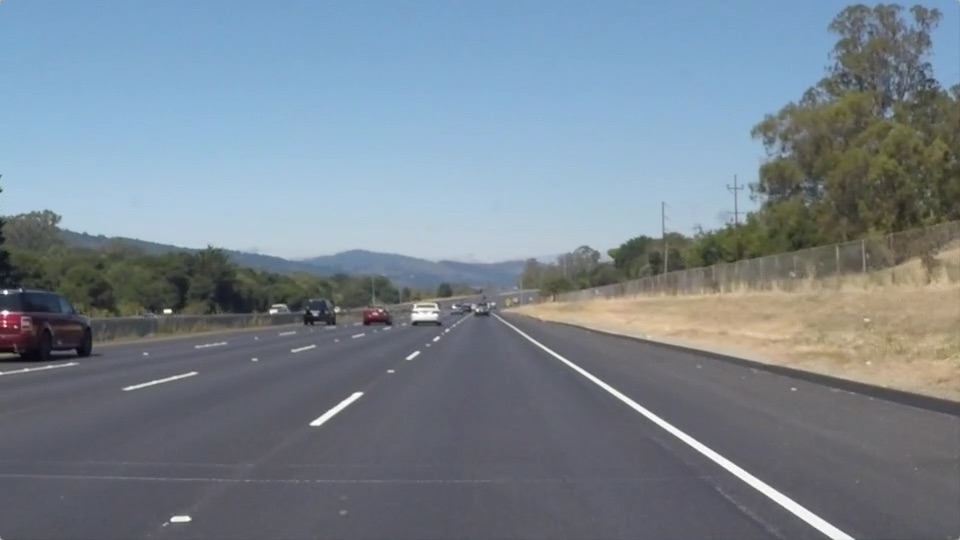
#> input picture Projects/LaneLines/test_images/solidWhiteRight.jpg, 960 x 540 px
$ python -i P1.py   (imports and definitions only)
#> lines starting #> are read from the running program, lines starting #| are printed output that depends on the picture; after the words box and inside, x2 and y2 are one past the last pixel; in counts of white or black regions, pixels touching at a corner belong together

# coding: utf-8

# # **Finding Lane Lines on the Road**
# ***
# In this project, you will use the tools you learned about in the lesson to identify lane lines on the road.  You can develop your pipeline on a series of individual images, and later apply the result to a video stream (really just a series of images). Check out the video clip "raw-lines-example.mp4" (also contained in this repository) to see what the output should look like after using the helper functions below.
#
# Once you have a result that looks roughly like "raw-lines-example.mp4", you'll need to get creative and try to average and/or extrapolate the line segments you've detected to map out the full extent of the lane lines.  You can see an example of the result you're going for in the video "P1_example.mp4".  Ultimately, you would like to draw just one line for the left side of the lane, and one for the right.
#
# ---
# Let's have a look at our first image called 'test_images/solidWhiteRight.jpg'.  Run the 2 cells below (hit Shift-Enter or the "play" button above) to display the image.
#
# **Note** If, at any point, you encounter frozen display windows or other confounding issues, you can always start again with a clean slate by going to the "Kernel" menu above and selecting "Restart & Clear Output".
#
# ---

# **The tools you have are color selection, region of interest selection, grayscaling, Gaussian smoothing, Canny Edge Detection and Hough Tranform line detection.  You  are also free to explore and try other techniques that were not presented in the lesson.  Your goal is piece together a pipeline to detect the line segments in the image, then average/extrapolate them and draw them onto the image for display (as below).  Once you have a working pipeline, try it out on the video stream below.**
#
# ---
#
# <figure>
#  <img src="line-segments-example.jpg" width="380" alt="Combined Image" />
#  <figcaption>
#  <p></p>
#  <p style="text-align: center;"> Your output should look something like this (above) after detecting line segments using the helper functions below </p>
#  </figcaption>
# </figure>
#  <p></p>
# <figure>
#  <img src="laneLines_thirdPass.jpg" width="380" alt="Combined Image" />
#  <figcaption>
#  <p></p>
#  <p style="text-align: center;"> Your goal is to connect/average/extrapolate line segments to get output like this</p>
#  </figcaption>
# </figure>

# In[49]:

#importing some useful packages
import matplotlib.pyplot as plt
import matplotlib.image as mpimg
import numpy as np
import cv2
# [10 lines not run here, left out]


# **Some OpenCV functions (beyond those introduced in the lesson) that might be useful for this project are:**
#
# `cv2.inRange()` for color selection
# `cv2.fillPoly()` for regions selection
# `cv2.line()` to draw lines on an image given endpoints
# `cv2.addWeighted()` to coadd / overlay two images
# `cv2.cvtColor()` to grayscale or change color
# `cv2.imwrite()` to output images to file
# `cv2.bitwise_and()` to apply a mask to an image
#
# **Check out the OpenCV documentation to learn about these and discover even more awesome functionality!**

# Below are some helper functions to help get you started. They should look familiar from the lesson!

# In[51]:

import math

def grayscale(img):
    """Applies the Grayscale transform
    This will return an image with only one color channel
    but NOTE: to see the returned image as grayscale
    you should call plt.imshow(gray, cmap='gray')"""
    return cv2.cvtColor(img, cv2.COLOR_RGB2GRAY)
    # Or use BGR2GRAY if you read an image with cv2.imread()
    # return cv2.cvtColor(img, cv2.COLOR_BGR2GRAY)

def hsv_transform(img):
    """Applies HSV transform to extract yellow and white color channels."""
    hsv = cv2.cvtColor(img, cv2.COLOR_RGB2HSV)
#> hsv: shape (540, 960, 3); mean H, S, V 95, 51.9, 149.2
    # Define range for yellow channel.
    yellow = np.uint8([[[232,200,117]]])
    yellow_hsv = cv2.cvtColor(yellow, cv2.COLOR_RGB2HSV)
    lower_yellow = np.array([yellow_hsv[0][0][0]-30, 100, 100])
    upper_yellow = np.array([yellow_hsv[0][0][0]+30, 255, 255])
    # Threshold the image to get only yellow values.
    yellow_mask = cv2.inRange(hsv, lower_yellow, upper_yellow)
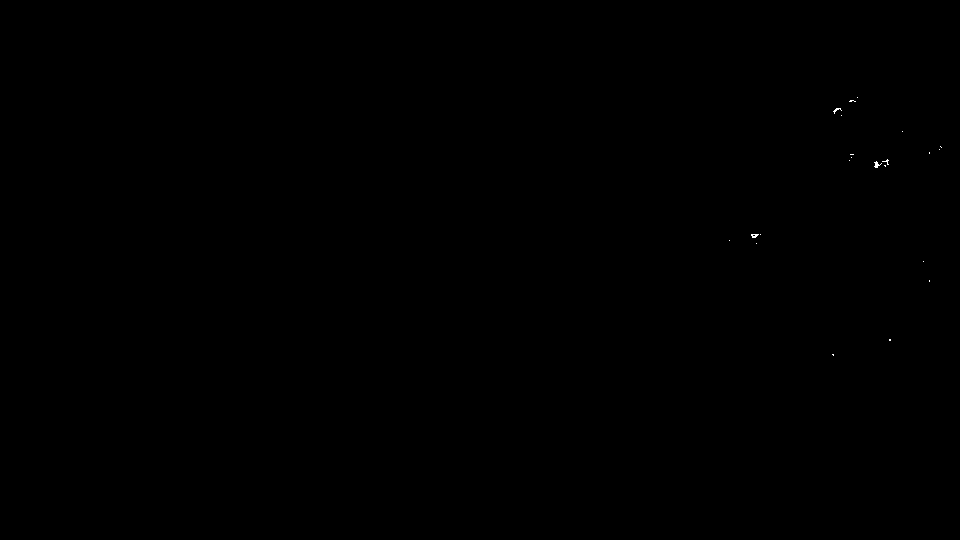
#> yellow_mask: shape (540, 960); 0.02% white in thin lines or dots, all inside (x1, y1, x2, y2) = (729, 97, 942, 356)
    # Define range for white channel.
    lower_white = np.array([0, 0, 200])
    upper_white = np.array([255, 255, 255])
    # Threshold the image to get only white values.
    white_mask = cv2.inRange(hsv, lower_white, upper_white)
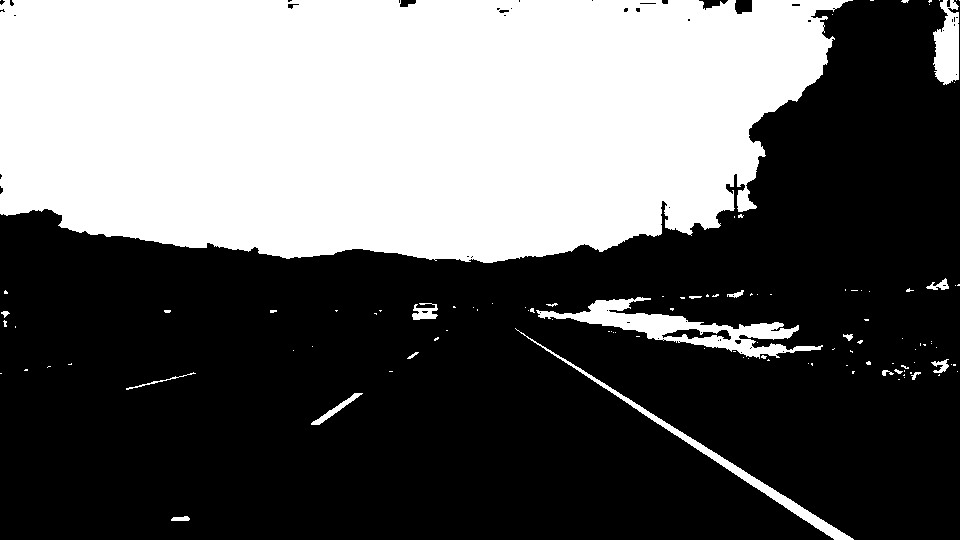
#> white_mask: shape (540, 960); 38.6% white; 111 white regions (92 under 20 px), largest, box (x1, y1, x2, y2) and area: (0, 0, 853, 263) 189578, (536, 297, 823, 359) 4900, (515, 328, 854, 540) 2389
    # Bitwise OR the masks
    mask = cv2.bitwise_or(yellow_mask, white_mask)
    # Bitwise AND mask with original image
    res = cv2.bitwise_and(img, img, mask=mask)
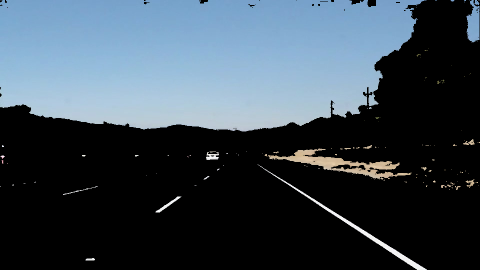
#> res: shape (540, 960, 3) (shown at 1/2 size); mean R, G, B 58.2, 70.9, 81.5
#> in grayscale, `return cv2.cvtColor(img, cv2.COLOR_RGB2GRAY)`:
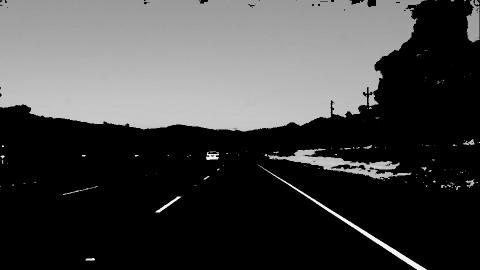
#> returned value: shape (540, 960) (shown at 1/2 size); min 0, max 255, mean 68.3
    return res

def canny(img, low_threshold, high_threshold):
    """Applies the Canny transform"""
#> called with low_threshold = 40, high_threshold = 100
    return cv2.Canny(img, low_threshold, high_threshold)
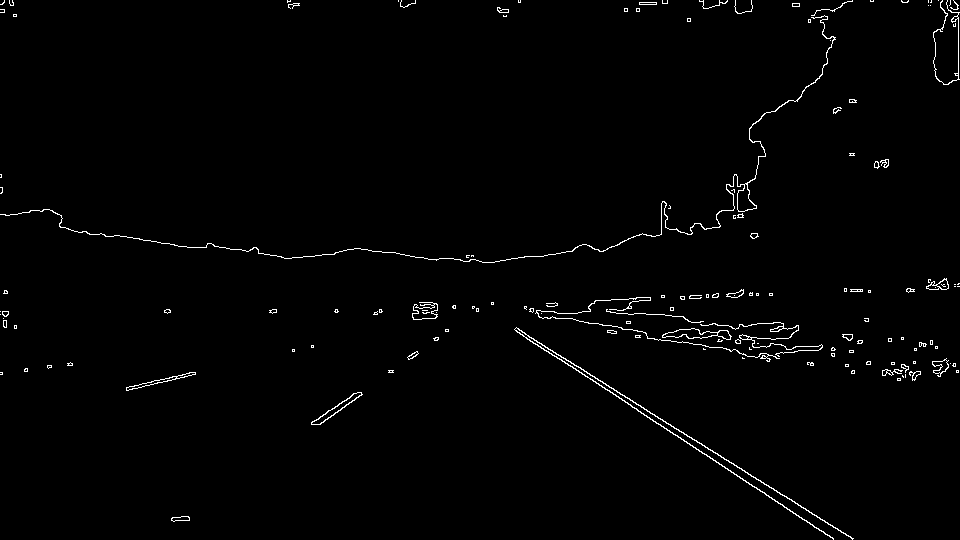
#> returned value: shape (540, 960); 1.2% white in thin lines or dots

def gaussian_blur(img, kernel_size):
    """Applies a Gaussian Noise kernel"""
    return cv2.GaussianBlur(img, (kernel_size, kernel_size), 0)

def region_of_interest(img, vertices):
    """
    Applies an image mask.

    Only keeps the region of the image defined by the polygon
    formed from `vertices`. The rest of the image is set to black.
    """
    #defining a blank mask to start with
    mask = np.zeros_like(img)

    #defining a 3 channel or 1 channel color to fill the mask with depending on the input image
    if len(img.shape) > 2:
        channel_count = img.shape[2]  # i.e. 3 or 4 depending on your image
        ignore_mask_color = (255,) * channel_count
    else:
        ignore_mask_color = 255

    #filling pixels inside the polygon defined by "vertices" with the fill color
    cv2.fillPoly(mask, vertices, ignore_mask_color)

    #returning the image only where mask pixels are nonzero
    masked_image = cv2.bitwise_and(img, mask)
    return masked_image


def draw_lines(img, lines, color=[255, 0, 0], thickness=2):
    """
    NOTE: this is the function you might want to use as a starting point once you want to
    average/extrapolate the line segments you detect to map out the full
    extent of the lane (going from the result shown in raw-lines-example.mp4
    to that shown in P1_example.mp4).

    Think about things like separating line segments by their
    slope ((y2-y1)/(x2-x1)) to decide which segments are part of the left
    line vs. the right line.  Then, you can average the position of each of
    the lines and extrapolate to the top and bottom of the lane.

    This function draws `lines` with `color` and `thickness`.
    Lines are drawn on the image inplace (mutates the image).
    If you want to make the lines semi-transparent, think about combining
    this function with the weighted_img() function below
    """
    for line in lines:
        for x1,y1,x2,y2 in line:
            cv2.line(img, (x1, y1), (x2, y2), color, thickness)

# [26 lines left out: functions hough_lines, weighted_img, not called in this run]


# ## Test on Images
#
# Now you should build your pipeline to work on the images in the directory "test_images"
# **You should make sure your pipeline works well on these images before you try the videos.**

# In[52]:

import os
# [1 line not run here, left out]


# run your solution on all test_images and make copies into the test_images directory).

# In[53]:

# TODO: Build your pipeline that will draw lane lines on the test_images
# then save them to the test_images directory.

prev_left_line = np.zeros(4, dtype=np.uint32)
prev_left_slope = 0
prev_right_line = np.zeros(4, dtype=np.uint32)
prev_right_slope = 0

def reset_metrics():
    global prev_left_line, prev_left_slope
    global prev_right_line, prev_right_slope
    prev_left_line = np.zeros(4, dtype=np.uint32)
    prev_left_slope = 0
    prev_right_line = np.zeros(4, dtype=np.uint32)
    prev_right_slope = 0

def cluster_nearby_points(points):
    left_points = []
    right_points = []
    which_side = -1
    for line_points in points:
        which_side += 1
        clusters = []
        # For every point on this line...
        for i in range(0, len(line_points)):
            # Skip this point if it's already in a cluster.
            already_in_cluster = False
            for cluster in clusters:
                if already_in_cluster:
                    break
                for idx in cluster:
                    if idx == i:
                        already_in_cluster = True
                        break
            if already_in_cluster:
                continue
            clusters.append([i])
            x = line_points[i][0]
            y = line_points[i][1]
            # Find distance between this point and all other points.
            for j in range(i+1, len(line_points)):
                # Skip this point if it's already in a cluster.
                already_in_cluster = False
                for cluster in clusters:
                    if already_in_cluster:
                        break
                    for idx in cluster:
                        if idx == j:
                            already_in_cluster = True
                            break
                if already_in_cluster:
                    continue
                px = line_points[j][0]
                py = line_points[j][1]
                dx = px-x
                dy = py-y
                dist = math.sqrt((dx*dx)+(dy*dy))
                if dist < 35:
                    # This point (i) is near another point (j)!
                    clusters[len(clusters)-1].append(j)
        # Make new points by averaging clusters together.
        for cluster in clusters:
            new_p = np.array([0,0])
            for p in cluster:
                new_p += line_points[p]
            new_p = new_p/len(cluster)
            if which_side == 0:
                left_points.append(np.array(new_p, dtype=np.uint32))
            else:
                right_points.append(np.array(new_p, dtype=np.uint32))
    # Sort points by x-value (ascending).
    left_points.sort(key=lambda x: x[0])
    right_points.sort(key=lambda x: x[0])
    return left_points, right_points

def calc_best_fit(points):
    # Get line means.
    x = []
    y = []
    for p in points:
        x.append(p[0])
        y.append(p[1])
    mean_x = np.mean(x)
    mean_y = np.mean(y)
    # Calculate line slope.
    top = 0
    bottom = 0
    for p in points:
        top += (p[0]-mean_x)*(p[1]-mean_y)
        bottom += (p[0]-mean_x)*(p[0]-mean_x)
    slope = top/bottom
    b = mean_y - (slope*mean_x)
    return slope, b

def line_within_bounds(line, w, h):
    if line[0] >= 0 and line[0] <= w             and line[1] >= 0 and line[1] <= h             and line[2] >= 0 and line[2] <= w             and line[3] >= 0 and line[3] <= h:
                return True
    else:
        return False

def create_line_extended(m, y, b, w, h):
    line = np.zeros(4, dtype=np.uint32)
    # Extend line using slope and y-intercept.
    # Only allow line with reasonable slope.
    if abs(m) < 0.01 or abs(m) > 100:
        line[0] = -1
        line[2] = -1
    else:
        line[0] = max(-1, min(w+1, (1/m)*(y-b)))
        line[2] = max(-1, min(w+1, (1/m)*(h-y) + line[0]))
    line[1] = y
    line[3] = h
    return line

def group_lines(lines, w, h):
    global prev_left_line, prev_left_slope
    global prev_right_line, prev_right_slope

    # Group points from lines according to slope
    left_highest_y = 0
    right_highest_y = 0
    left_points = [] # all points to form left lane
    right_points = [] # all points to form right lane
    for line in lines:
        for x1,y1,x2,y2 in line:
            m = (y1-y2)/(x1-x2)
            if m < -0.2 and m > -0.9:
                # left lane
                left_points.append([x1,y1])
                left_points.append([x2,y2])
                if left_highest_y == 0 or y1 < left_highest_y:
                    left_highest_y = y1
                if left_highest_y == 0 or y2 < left_highest_y:
                    left_highest_y = y2
            elif m > 0.2 and m < 0.9:
                # right lane
                right_points.append([x1,y1])
                right_points.append([x2,y2])
                if right_highest_y == 0 or y1 < right_highest_y:
                    right_highest_y = y1
                if right_highest_y == 0 or y2 < right_highest_y:
                    right_highest_y = y2

    # Cluster nearby points
    points = [left_points, right_points]
    left_points, right_points = cluster_nearby_points(points)

    # Create lines of best fit from points.
    best_left_slope, best_left_b = calc_best_fit(left_points)
    # print("left: y={0}x+{1}".format(best_left_slope,best_left_b))
    best_right_slope, best_right_b = calc_best_fit(right_points)
    # print("right: y={0}x+{1}".format(best_right_slope,best_right_b))

    # Create lines to draw over lanes.
    left_line = create_line_extended(best_left_slope, left_highest_y, best_left_b, w, h)
    right_line = create_line_extended(best_right_slope, right_highest_y, best_right_b, w, h)

    # Make sure line is valid. If not, use previous line.
    if line_within_bounds(left_line, w, h)             and (prev_left_slope == 0 or                  abs(prev_left_slope - best_left_slope) < 0.1):
        prev_left_line = left_line
        prev_left_slope = best_left_slope
    else:
        left_line = prev_left_line
    if line_within_bounds(right_line, w, h)             and (prev_right_slope == 0 or                  abs(prev_right_slope - best_right_slope) < 0.1):
        prev_right_line = right_line
        prev_right_slope = best_right_slope
    else:
        right_line = prev_right_line

    return left_line, right_line

def detect_lines(image):
    # HSV transform the image
    hsv = hsv_transform(image)

    # Grayscale the image
    gray = grayscale(hsv)

    # Define a kernel size and apply Gaussian smoothing
    kernel_size = 5
    blur_gray = gaussian_blur(gray, kernel_size)

    # Define our parameters for Canny and apply
    low_threshold = 40
    high_threshold = 100
    edges = canny(blur_gray, low_threshold, high_threshold)

    # Mask with vertices
    imshape = image.shape
    w = imshape[1]
#> (the rest of the program and of its run is left out)
